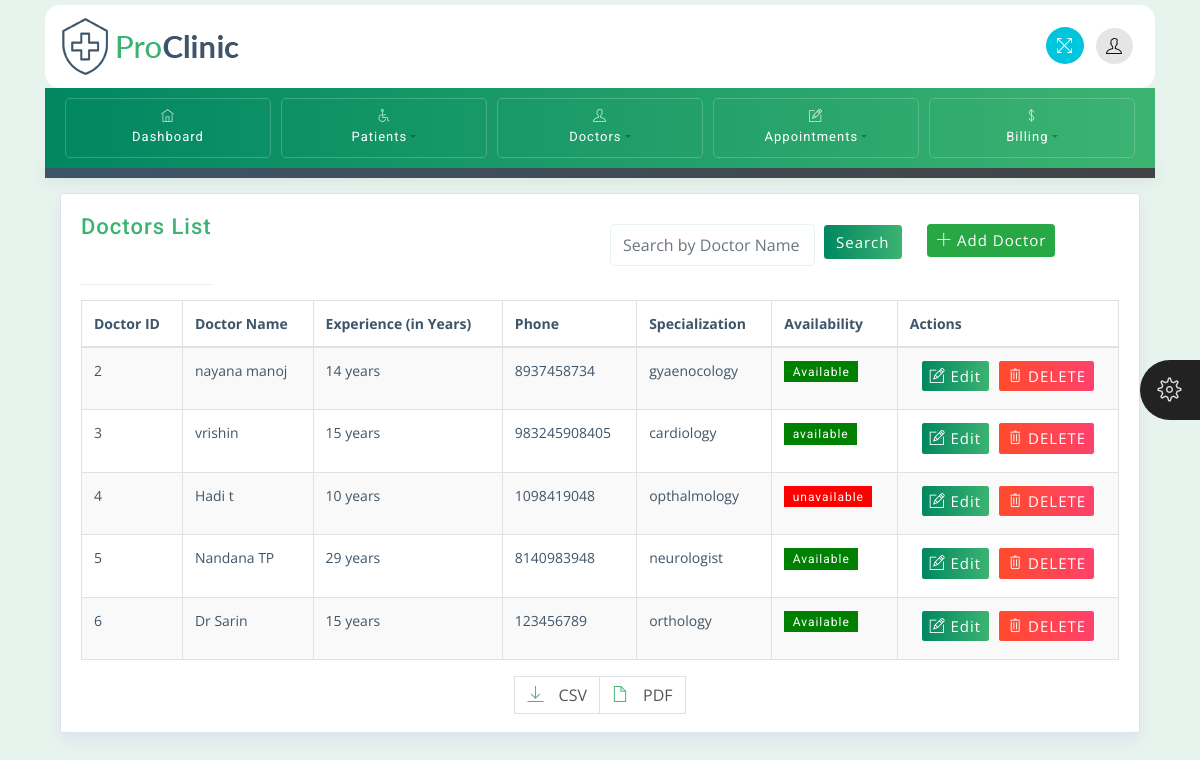
Screenshot of /Doctors/view/ with the database file from the repository.
### app/models.py (models this page shows, shortened)
class Doctor(models.Model):
    doctor_name=models.CharField(max_length=100)
    date_of_birth=models.CharField(max_length=100)
    specialization=models.CharField(max_length=100)
    experience=models.CharField(max_length=100)
    age=models.IntegerField()
    phone=models.IntegerField()
    email = models.EmailField(max_length=100)
    gender = models.CharField(max_length=50)
    availability=models.CharField(max_length=100)
    address = models.TextField()

### hospital/views.py (the view)
# urls.py: path('Doctors/view/',views.view_doctors, name='view_doctors'),
def view_doctors(request):
    query = request.GET.get('search', '')
    if query:
        doctors = Doctor.objects.filter(
            Q(doctor_name__icontains=query) | Q(specialization__icontains=query)
        )
    else:
        doctors = Doctor.objects.all()
    context = {'doctors': doctors}
    return render(request, 'doctors/view_doctors.html', context)

### templates/doctors/view_doctors.html (shortened to what this page needs)
{% extends 'base.html' %}
{% block content %}
<div class="container mt-0">
    <div class="row breadcrumb-bar">
        </div>
    <div class="container">
        <div class="row">
            <div class="col-md-12">
                <div class="widget-area-2 proclinic-box-shadow">
                    <div class="row">
                        <div class="col-md-6 d-flex">
                            <h3 class="widget-title">Doctors List</h3>
                        </div>
                        <form method="GET" class="form-inline mb-4"style="padding:10px;" action="">
                        <input type="text" name="search" class="form-control mr-2" placeholder="Search by Doctor Name" value="{{ request.GET.search }}">
                        <button type="submit" class="btn btn-primary">Search</button>
                        <div class="col-md-4">
                            <a href="{% url 'add_doctor' %}" class="btn btn-success btn-sm float-right mb-2 ml-5">
                                <span class="ti-plus"></span> Add Doctor
                            </a>
                        </div>
                    </div>
                    <table id="tableId" class="table table-bordered table-striped">
                        <thead>
                            <tr>
                                <th>Doctor ID</th>
                                <th>Doctor Name</th>
                                <th>Experience (in Years)</th>
                                <th>Phone</th>
                                <th>Specialization</th>
                                <th>Availability</th>
                                <th>Actions</th>
                            </tr>
                        </thead>
                        <tbody>
                            {% for doctor in doctors %}
                            <tr>
                                <td>{{ doctor.id }}</td>
                                <td>{{ doctor.doctor_name }}</td>  <td>{{ doctor.experience }}</td>  <td>{{ doctor.phone }}</td>  <td>{{ doctor.specialization }}</td>  <td>
                                   <span class="badge"
      style="background-color: {% if doctor.availability == 'available' or doctor.availability == 'Available' %}green{% else %}red{% endif %}; color: white;font-size:12px;">
    {{ doctor.availability }}
</span>
                               <td class="text-center">
    <div class="d-flex justify-content-center align-items-center">
        <a href="{% url 'edit_doctors' doctor.id %}" class="btn btn-primary btn-sm mr-2">
            <span class="ti-pencil-alt"></span> Edit
        </a>
        <form method="POST" action="{% url 'delete_doctor' doctor.id %}">
            <button type="submit" class="btn btn-danger btn-sm">
                <span class="ti-trash"></span> DELETE
            </button>
        </form>
    </div>
</td>
                            </tr>
                            {% endfor %}
                        </tbody>
                    </table>
 <nav aria-label="Page navigation example">
   <ul class="pagination justify-content-center export-pagination">
      <li class="page-item">
         <a class="page-link" href="{% url 'export_doctors_csv' %}?search={{ request.GET.search }}">
            <span class="ti-download"></span> CSV
         </a>
      </li>
      <li class="page-item">
         <a class="page-link" href="{% url 'export_doctors_pdf' %}?search={{ request.GET.search }}">
            <span class="ti-file"></span> PDF
         </a>
      </li>
   </ul>
</nav>
                    </div>
            </div>
        </div>
    </div>
{% endblock %}

### static/css/styles.css (style rules this page uses)
body { font-family: 'Open Sans', sans-serif; background-color: #E7F3ED; color: #3e5569; }
h1, h2, h3, h4, h5, h6, span, .menu-nav { font-family: 'Roboto', sans-serif; letter-spacing: 1px; }
a, a:hover, a:focus { color: inherit; text-decoration: none; transition: all 0.3s; }
.breadcrumb-bar { background: #3e5569; background: -webkit-linear-gradient(to left, #414345, #3e5569); background: linear-gradient(to left, #414345, #3e5569); margin-left: 0px !important; margin-right: 0px !important; padding: 5px 20px; -webkit-box-shadow: 0px 1px 15px 1px rgba(69,65,78,0.1); box-shadow: 0px 1px 15px 1px rgba(69,65,78,0.1); color: #fff; border: 0px solid; }
.badge { padding: .4em .7em; border-radius: 0; font-weight: 400; }
.table td, .table th { padding: .75rem; }
.proclinic-box-shadow { border-radius: 0; border: 0; -webkit-box-shadow: 0 0 0 1px #dce3ec, 0 8px 16px 0 #dce3ec; box-shadow: 0 0 0 1px #dce3ec, 0 8px 16px 0 #dce3ec; background: #fff; margin-top: 20px; }
div[class*="col-"] { padding-right: 6px; padding-left: 6px; }
div[class*="col-"] div[class*="col-"] { padding-right: 10px; padding-left: 10px; }
.table-striped tbody tr:nth-of-type(odd) { background-color: rgba(61,79,90,.03); }
table.table tbody td, table.table thead th { font-size: 14px; }
.pagination .page-link [class^="ti-"], .pagination .page-link [class*=" ti-"] { margin-right: 10px; }
.export-pagination.pagination .page-link { color: #555555; }
.widget-area-2 { background: #fff; margin-top: 1rem; padding: 20px; padding-bottom: 2px; border-radius: 2px; }
.widget-title { font-size: 22px; padding-bottom: .5rem; margin-bottom: 15px; border-bottom: 1px solid #eeeeee; }
.btn { margin-bottom: 5px; font-size: 15px; letter-spacing: 1px; }
.btn-danger { background: #FF416C; background: -webkit-linear-gradient(to right, #FF4B2B, #FF416C); background: linear-gradient(to right, #FF4B2B, #FF416C); border-color: #fff; }
.form-control { border-color: #E7F3ED; }
input.form-control { padding: .5rem .75rem; }
.pagination .page-item:first-child .page-link, .pagination .page-item:last-child .page-link { border-radius: 0px; }

### static/css/green.css (style rules this page uses)
.pagination .page-link { color: #3CB371; }
.btn-primary { background: #3CB371; background: -webkit-linear-gradient(to right, #008761, #3CB371); background: linear-gradient(to right, #008761, #3CB371); border-color: #ffffff; }
.widget-title { color: #3CB371; }
.pagination .page-link [class^="ti-"], [class*=" ti-"] { color: #3CB371; }

### static/css/responsive.css (style rules this page uses)
@media (min-width: 992px) { .row { margin-right: -5px; margin-left: -5px; } }
@media (min-width: 992px) { .row .row { margin-right: -10px; margin-left: -10px; } }

### rows the page displays
Doctor: id "2", doctor_name "nayana manoj", experience "14 years", phone "8937458734", specialization "gyaenocology", availability "Available"
Doctor: id "3", doctor_name "vrishin", experience "15 years", phone "983245908405", specialization "cardiology", availability "available"
Doctor: id "4", doctor_name "Hadi t", experience "10 years", phone "1098419048", specialization "opthalmology", availability "unavailable"
Doctor: id "5", doctor_name "Nandana TP", experience "29 years", phone "8140983948", specialization "neurologist", availability "Available"
Doctor: id "6", doctor_name "Dr Sarin", experience "15 years", phone "123456789", specialization "orthology", availability "Available"
